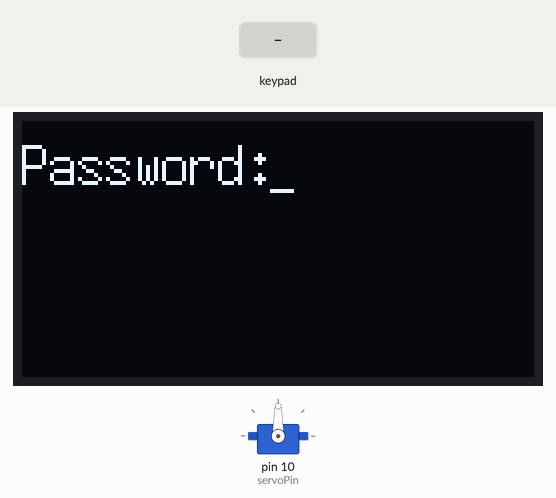
A sketch run on a simulated Arduino Uno, built with avr-gcc and run on an emulated ATmega328P. On the bench: servo, 128×64 one-colour display. The inputs (shaded band) are chosen by the test bench. What the sketch prints to the serial monitor is not drawn.

Above: at 1.2 s.
1.3 s: keypad keys * * * pressed 0.4 s apart
At 4.2 s:
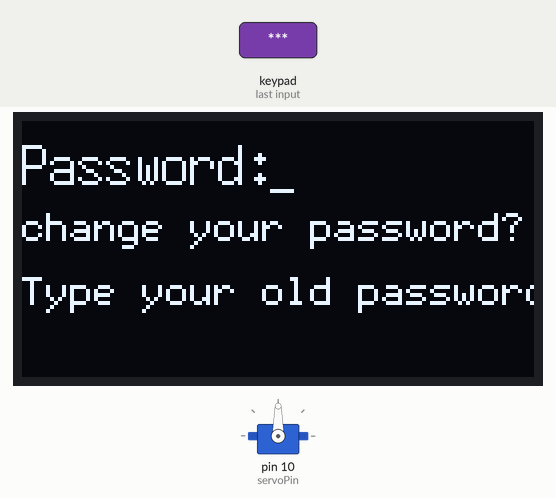
5.5 s: key '1' pressed
At 7.9 s:
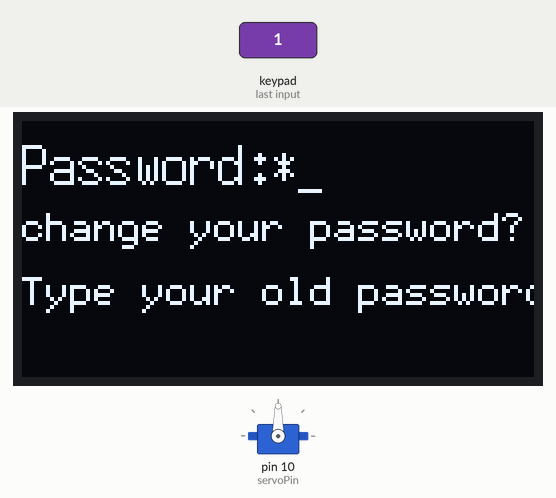
8.5 s: key '9' pressed
At 9.12 s:
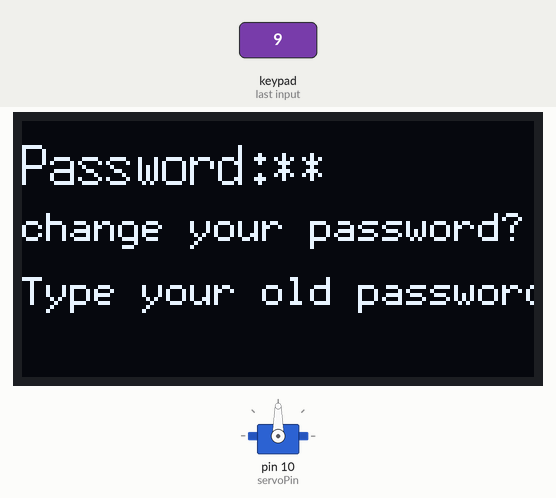
10.8 s: key 'C' pressed
At 13.11 s:
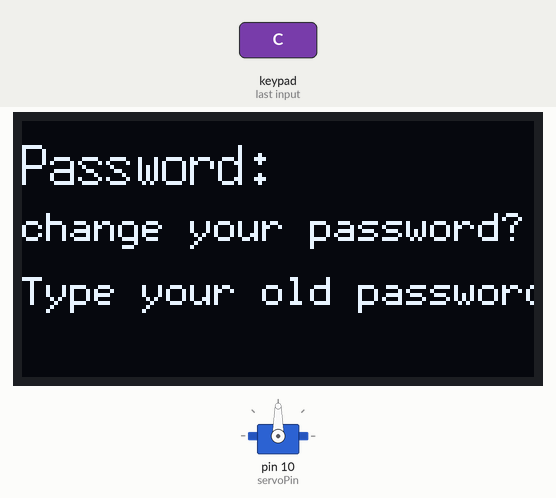
13.8 s: key 'D' pressed
At 14.79 s:
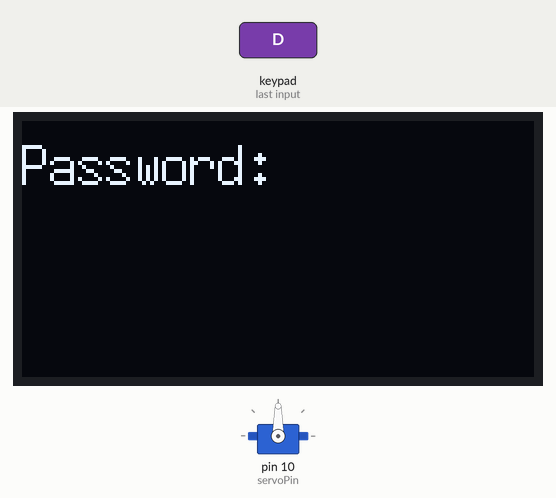
Timing chart, 0 to 16.8 s (numbered marks = the images above; inputs shaded):
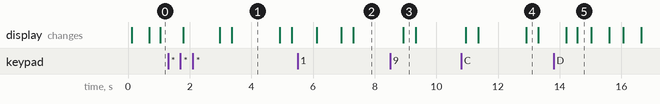

The sketch:

MicroduinokeyPadLockDoor.ino
```cpp
#include "U8glib.h"
#include <Keypad.h>
#include <avr/eeprom.h>

#include <Servo.h>
Servo myservo; // create servo object to control a servo
// a maximum of eight servo objects can be created
int pos = 0; // variable to store the servo position

#define EEPROM_write(address, var) eeprom_write_block((const void *)&(var), (void *)(address), sizeof(var))
#define EEPROM_read(address, var) eeprom_read_block((void *)&(var), (const void *)(address), sizeof(var))

const byte ROWS = 4; //four rows
const byte COLS = 4; //four columns

unsigned long currentPass;

char customKey;
char charBuf[10];
// start reading from the first byte (address 0) of the EEPROM
int address = 0;

unsigned long clearPass=NULL;
unsigned long initPass=123456;

unsigned long readPass;
unsigned long writePass;

unsigned long convertNumber;

//define the cymbols on the buttons of the keypads
char hexaKeys[ROWS][COLS] = {
  {
    '1','2','3','A'    }
    ,
    {
      '4','5','6','B'    }
      ,
      {
        '7','8','9','C'    }
        ,
        {
          '*','0','#','D'    }
        };
        byte rowPins[ROWS] = {
9,8,7,6}; //connect to the row pinouts of the keypad
byte colPins[COLS] = {
5,4,3,2}; //connect to the column pinouts of the keypad

//initialize an instance of class NewKeypad
Keypad customKeypad = Keypad( makeKeymap(hexaKeys), rowPins, colPins, ROWS, COLS);

U8GLIB_SSD1306_128X64 u8g(U8G_I2C_OPT_NONE);

int servoPin = 10,Alarm = 11;

String txtMsg = "";

String passwordNumber;

int ok;
#define TIME 500
long time1=0,time2=0;

void setup() {
  Serial.begin(9600);
pinMode(servoPin, OUTPUT);      // sets the digital pin as output
customKeypad.addEventListener(keypadEvent); //add an event listener for this keypad

myservo.attach(10); // attaches the servo on pin 10 to the servo object

EEPROM_read(address,readPass);

if(readPass==NULL||readPass==0) {
  EEPROM_write(address, initPass);
  Serial.println("init:");
  currentPass=initPass;
  Serial.println(currentPass);
}else {
  EEPROM_read(address,readPass);
  currentPass=readPass;
  Serial.println("read:");
  Serial.println(currentPass);
}


}

void draw(void) {
  u8g.setFont(u8g_font_7x14);
  u8g.setPrintPos(0, 16);
  u8g.print("Password:");
  //u8g.print(txtMsg);
  u8g.setPrintPos(62, 16);
  //switch (String(txtMsg).length()) {
  switch (txtMsg.length()) {
    case 1:
    u8g.print("*");
    break;
    case 2:
    u8g.print("**");
    break;
    case 3:
    u8g.print("***");
    break;
    case 4:
    u8g.print("****");
    break;
    case 5:
    u8g.print("*****");
    break;
  }
  if(millis()<time2+TIME) {
    u8g.print("_");
    time1=millis();
  } else {
    u8g.print(" ");
    if(millis()>time1+TIME)
      time2=millis();
  }

  if(ok==1) {//entry pass
    u8g.setFont(u8g_font_9x18B);
    u8g.setPrintPos(30, 40);
    u8g.print("Welcome!");
  } else if(ok==0) {//type password
    u8g.setFont(u8g_font_9x18B);
    u8g.setPrintPos(30, 40);
    u8g.print("       ");
  } else if (ok==2) {//change password, type old password first
    u8g.setFont(u8g_font_6x12);
    u8g.setPrintPos(0, 30);
    u8g.print("change your password?");
    u8g.setPrintPos(0, 46);
    u8g.print("Type your old password:");
  } else if (ok==3) {//entry new password
    u8g.setFont(u8g_font_7x14);
    u8g.setPrintPos(0, 32);
    u8g.print("change new password?");
  } else if (ok==4) {//type wrong password
    u8g.setFont(u8g_font_7x14);
    u8g.setPrintPos(0, 32);
    u8g.print("not right");
    delay(3000);
    ok=2;
  }

}
void loop(){
  customKey = customKeypad.getKey();
  //customKeypad.getKey();

  u8g.firstPage();
  do {
    draw();
  }
  while( u8g.nextPage() );
}

void keypadEvent(KeypadEvent eKey) {
  if(customKeypad.getState()==PRESSED) {
    delay(10);

    if(eKey=='C') {
      txtMsg="";
    } else if(eKey=='D') {
      ok=0;
      txtMsg="";
    } else if(eKey=='*') {
      ok=2;
      txtMsg="";
    } else {
      txtMsg += eKey;
      if(txtMsg.length()>6) {
        txtMsg="";
      }
      if(ok==0||ok==1) {
        txtMsg.toCharArray(charBuf,10);
        convertNumber=atol(charBuf);
        if(convertNumber==currentPass) {
          ok=1;
          txtMsg="";
          //control Servo
          myservo.write(90); // tell servo to go to position in variable 'pos'
          delay(5000); // waits 5s for the servo to reach the position
          myservo.write(0); // tell servo to go back 0 pos

        }

} else if(ok==2){//type old password

  Serial.println(txtMsg);
  if(String(txtMsg).length()==6) {
    //Serial.println("length==6");
    txtMsg.toCharArray(charBuf,10);
    Serial.println(charBuf);
    convertNumber=atol(charBuf);
    Serial.println(convertNumber);
    if(currentPass==convertNumber) {
      //Serial.print("old pass:");
      //Serial.println(txtMsg);
      ok=3;
      txtMsg="";
    } else {
      ok=4;
      //Serial.println("entry 4");
    }
  }
} else {//change password
  Serial.println(txtMsg);
  if(String(txtMsg).length()==6) {
    txtMsg.toCharArray(charBuf,10);
    convertNumber=atol(charBuf);
    writePass=convertNumber;
    EEPROM_write(0, writePass);
    currentPass=convertNumber;
    txtMsg="";
    ok=1;
  }
}
}
}
}
```

Measured:
- after the input at 1.3 s, the display: changes after 0.49 s (image 1)
- after the input at 5.5 s, the display: changes after 0.62 s (image 2)
- after the input at 8.5 s, the display: changes after 0.42 s (image 3)
- after the input at 10.8 s, the display: first differs from a run without the input after 0.56 s (image 4 shows a later state)
- after the input at 13.8 s, the display: first changes after 0.42 s (image 5 shows a later state)
